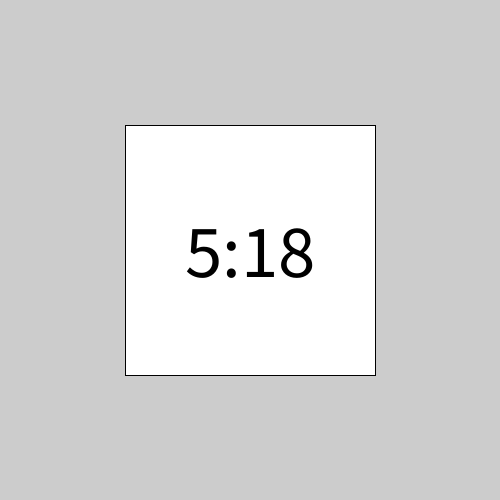
Frame 1 (no input)
Frame 60 (the mouse pressed at the canvas centre just before this capture): identical to frame 1, image omitted
Frame 120 (the mouse held since frame 60 and released just before this capture): identical to frame 1, image omitted

The Processing sketch that drew this single still picture (run headless with seeded random() and noise(); from frame 60 on, the mouse is pressed at the canvas centre):

// Processing sketch: Opgave_Bestaande_constructor_gebruiken
// ── Opgave_Bestaande_constructor_gebruiken.pde
int uren, minuten;

void setup() {
  size(500, 500);
  setTijd();
  Klok klok1 = new Klok(width/2, height/2, width/2, uren, minuten);
  klok1.tekenKlok();
}

void draw() {
}

void setTijd() {
  uren = hour();
  minuten = minute();
}
// ── Klok.pde
class Klok {
  float x, y, breedte;
  int uren, minuten;
  
  Klok(float x, float y, float breedte, int uren, int minuten) {
    this.x = x;
    this.y = y;
    this.breedte = breedte;
    this.uren = uren;
    this.minuten = minuten;
  }
  
  void tekenKlok(){
    rectMode(CENTER);
    rect(x,y,breedte,breedte);
    fill(0);
    textSize(75);
    textAlign(CENTER, CENTER);
    text(uren + ":" + minuten, x, y);
  }
  
  String toString(){
    return "Het is nu " + uren + ":" + minuten;
  }
}
